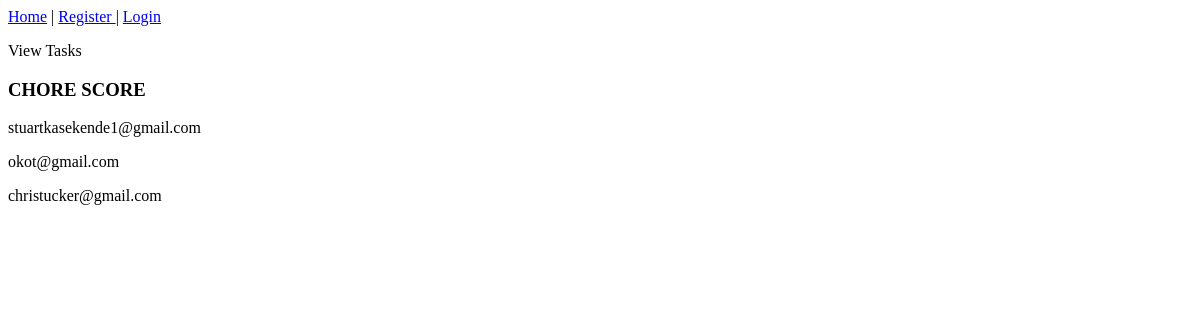
Page /home/ on the earlier database version.
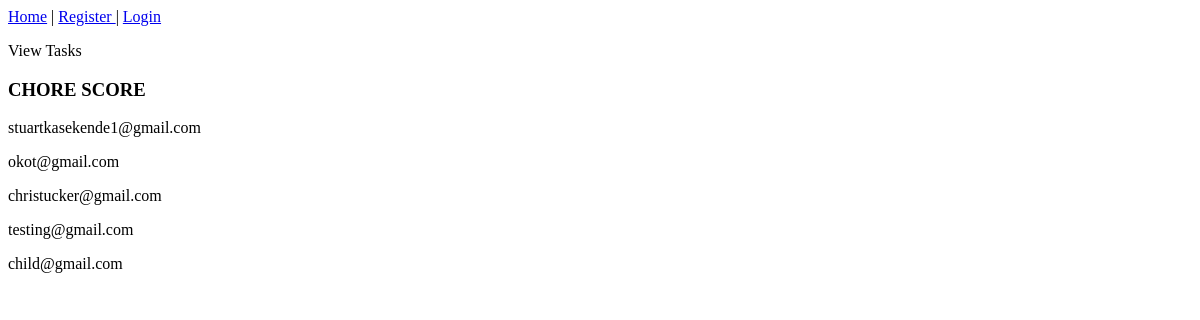
Same page on the later database version.
### account/models.py (models this page shows, shortened)
class Account(AbstractBaseUser):
    email = models.EmailField(verbose_name="email", max_length=60, unique=True)
    username = models.TextField(max_length=30, unique=True)
    first_name = models.TextField()
    last_name = models.TextField()
    role = models.CharField(max_length=200, null=False, blank=False,default='Child')
    slug = models.SlugField(blank=True, default=uuid.uuid4)
    date_joined = models.DateTimeField(verbose_name='date joined', auto_now_add=True)
    last_login = models.DateTimeField(verbose_name='last login', auto_now=True)
    is_admin = models.BooleanField(default=False)
    is_active = models.BooleanField(default=True)
    is_staff = models.BooleanField(default=False)
    is_superuser = models.BooleanField(default=False)
    USERNAME_FIELD = 'email'
    REQUIRED_FIELDS = ['username',]
    objects = MyAccountManager()
    def __str__(self):
        return self.email

### account/views.py (the view)
# urls.py: path('home/', views.home_view, name="home_view"),
def home_view(request):
    context = {}
    accounts = Account.objects.all()
    context['accounts'] = accounts
    return render(request, 'account/home.html', context)

### account/templates/account/home.html
<body>
{% if request.user.is_authenticated %}
<p> <a href="{% url 'list' %}">Home</a> | <a href="{% url 'logout' %}"> Logout</a> </p>
<p> Hello, {{request.user.username}} |  </p>
{% else %}
<p>
    <a href="{% url 'home_view' %}">Home</a> |
    <a href="{% url 'register' %}"> Register </a> |
    <a href="{% url 'login_view' %}" >Login</a>
</p>
<p>View Tasks</p>
{% endif %}
<h3>CHORE SCORE</h3>
{% for account in accounts %}
    <p> {{account}}</p>
    {% endfor %}
</body>

Differences in the rows shown:
added Account: email "testing@gmail.com"
added Account: email "child@gmail.com"
